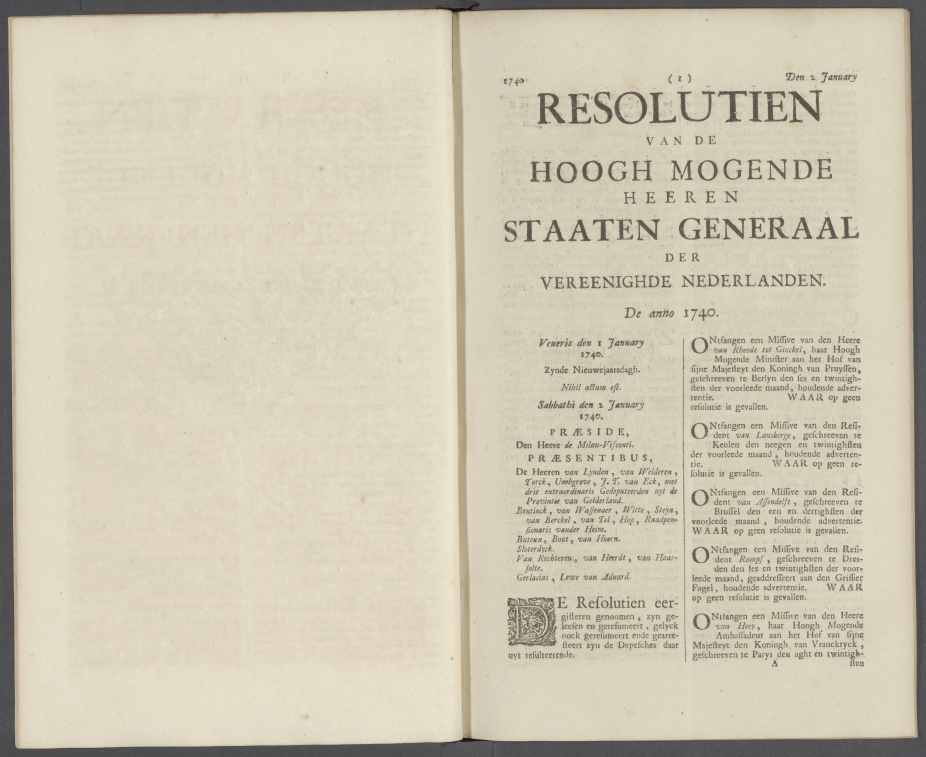
#> input picture src/images/NL-HaNA_1.01.02_3795_0058.jpg, 4628 x 3784 px (shown at 1/5 size)
$ python -i SpreadLevel.py   (imports and definitions only)
#> lines starting #> are read from the running program, lines starting #| are printed output that depends on the picture; after the words box and inside, x2 and y2 are one past the last pixel; in counts of white or black regions, pixels touching at a corner belong together
# AnalyseResolutions - SpreadLevel. Tuomo Toljamo (King's College London; DiXiT) at the Huygens ING (KNAW), 2016.
#
# This PhDWare code-sketch was part of a pilot exploring the use and usefulness of image data and visual information in
# the digital opening of an archival series, the Resolutions of the States General 1576‒1796.
#
# DiXiT (Digital Scholarly Editions Initial Training Network) has been funded from the People Programme (Marie Curie Actions)
# of the European Union's Seventh Framework Programme FP7/2007-2013/ under REA grant agreement n° 317436.

import DocumentImageAnalysis as dia
import Levers
import numpy as np
from scipy.ndimage import interpolation,filters
from PIL import Image
import numpy


# ## BINARISATION ##
# [34 lines left out: function SauvolaBinarise, not called in this run]


def gsauvola(image,sigma=150.0,R=None,k=0.3,filter='uniform',scale=2.0):
    """Perform Sauvola-like binarization.  This uses linear filters to
    compute the local mean and variance at every pixel."""
    # Note! This Sauvola implementation is borrowed from Breuel's OCRopus (Ocropy) toolkit.
    # See: - https://github.com/tmbdev/ocropy/blob/master/OLD/ocropus-sauvola
    #      - Breuel, T. M. (2008) 'The OCRopus Open Source OCR System'.
    # See also Sauvola, J. & M. Pietikäinen (2000) 'Adaptive Document Image Binarisation' Pattern Recognition 33, 225‒36.

    if image.dtype==np.dtype('uint8'): image = image / 256.0
    if len(image.shape)==3: image = np.mean(image,axis=2)
    if filter=="gaussian":
        filter = filters.gaussian_filter
    elif filter=="uniform":
        filter = filters.uniform_filter
    else:
        pass
    scaled = interpolation.zoom(image,1.0/scale,order=0,mode='nearest')
    s1 = filter(np.ones(scaled.shape),sigma)
    sx = filter(scaled,sigma)
    sxx = filter(scaled**2,sigma)
    avg_ = sx / s1
    stddev_ = np.maximum(sxx/s1 - avg_**2,0.0)**0.5
    s0,s1 = avg_.shape
    s0 = int(s0*scale)
    s1 = int(s1*scale)
    avg = np.zeros(image.shape)
    interpolation.zoom(avg_,scale,output=avg[:s0,:s1],order=0,mode='nearest')
    stddev = np.zeros(image.shape)
    interpolation.zoom(stddev_,scale,output=stddev[:s0,:s1],order=0,mode='nearest')
    if R is None: R = np.amax(stddev)
    thresh = avg * (1.0 + k * (stddev / R - 1.0))
    return np.array(255*(image>thresh),'uint8')


# [59 lines left out: function SauvolaBinariseQuadrants, not called in this run]


# [22 lines of commented-out code are left out]

>>> import cv2
>>> picture = cv2.imread('images/NL-HaNA_1.01.02_3795_0058.jpg', cv2.IMREAD_GRAYSCALE)
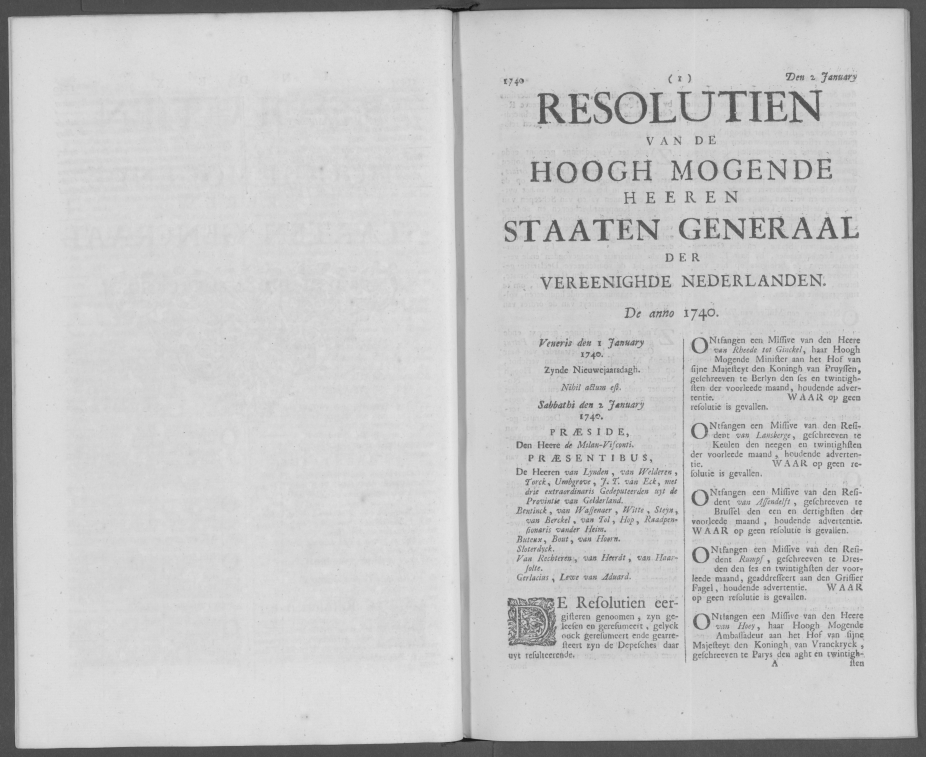
#> picture: shape (3784, 4628) (shown at 1/5 size); min 0, max 235, mean 198.5
>>> result = gsauvola(picture)
#> in gsauvola, `sx = filter(scaled,sigma)`:
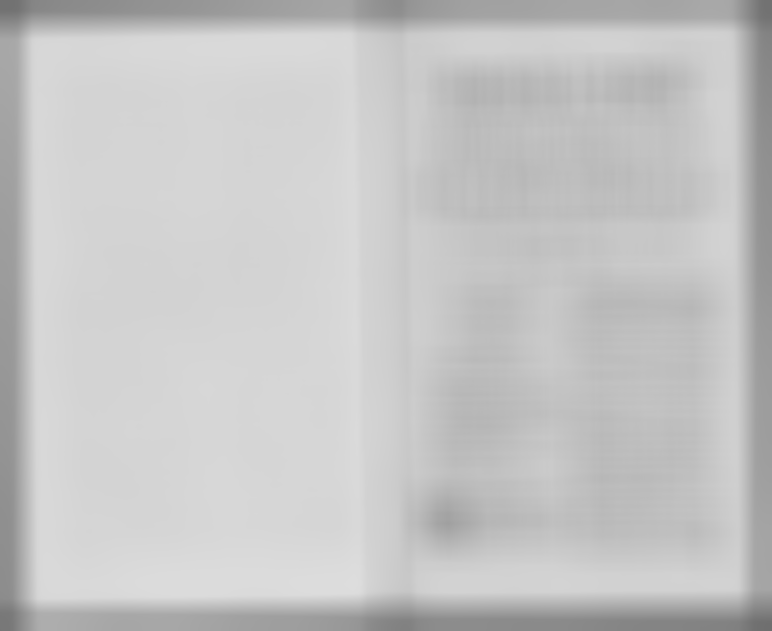
#> sx: shape (1892, 2314) float64 (shown at 1/3 size); min 0.438, max 0.868, mean 0.775
#> in gsauvola, `sxx = filter(scaled**2,sigma)`:
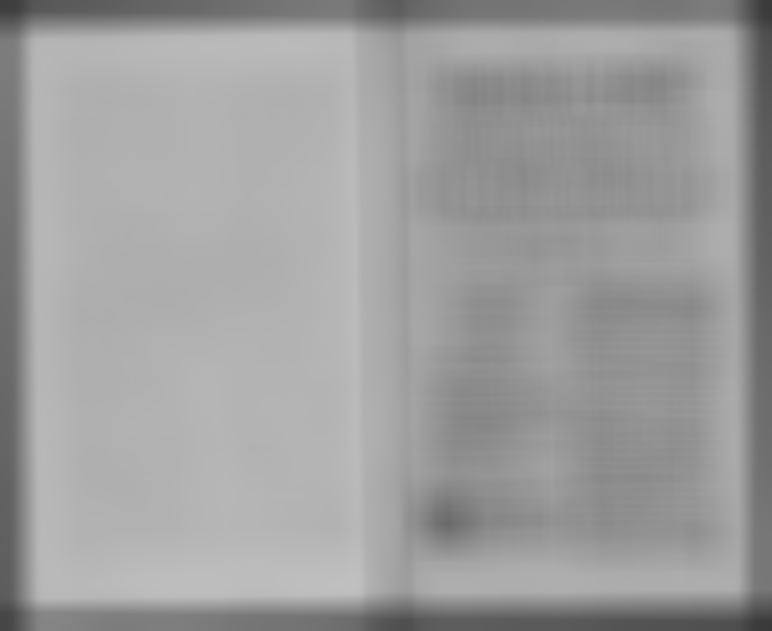
#> sxx: shape (1892, 2314) float64 (shown at 1/3 size); min 0.23, max 0.754, mean 0.621
#> in gsauvola, `stddev_ = np.maximum(sxx/s1 - avg_**2,0.0)**0.5`:
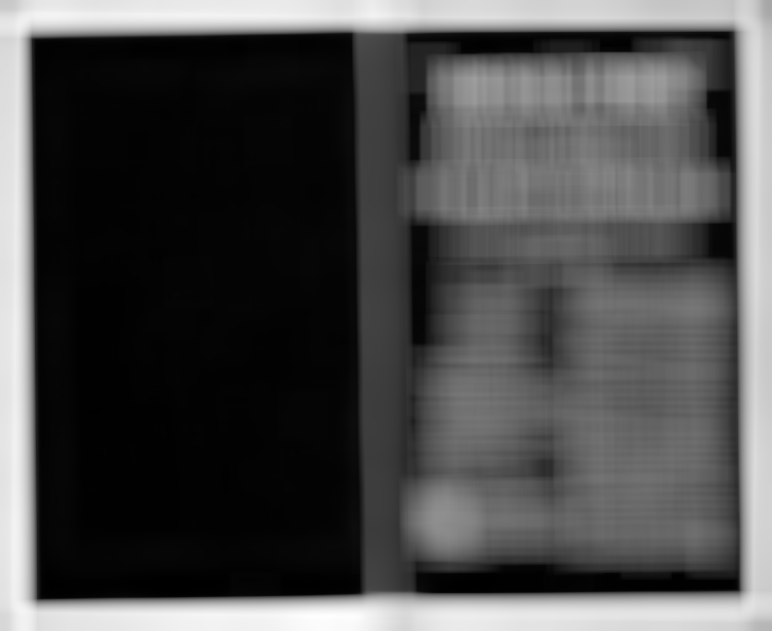
#> stddev_: shape (1892, 2314) float64 (shown at 1/3 size); min 0.00844, max 0.273, mean 0.087; drawn with min black and max white
#> in gsauvola, `return np.array(255*(image>thresh),'uint8')`:
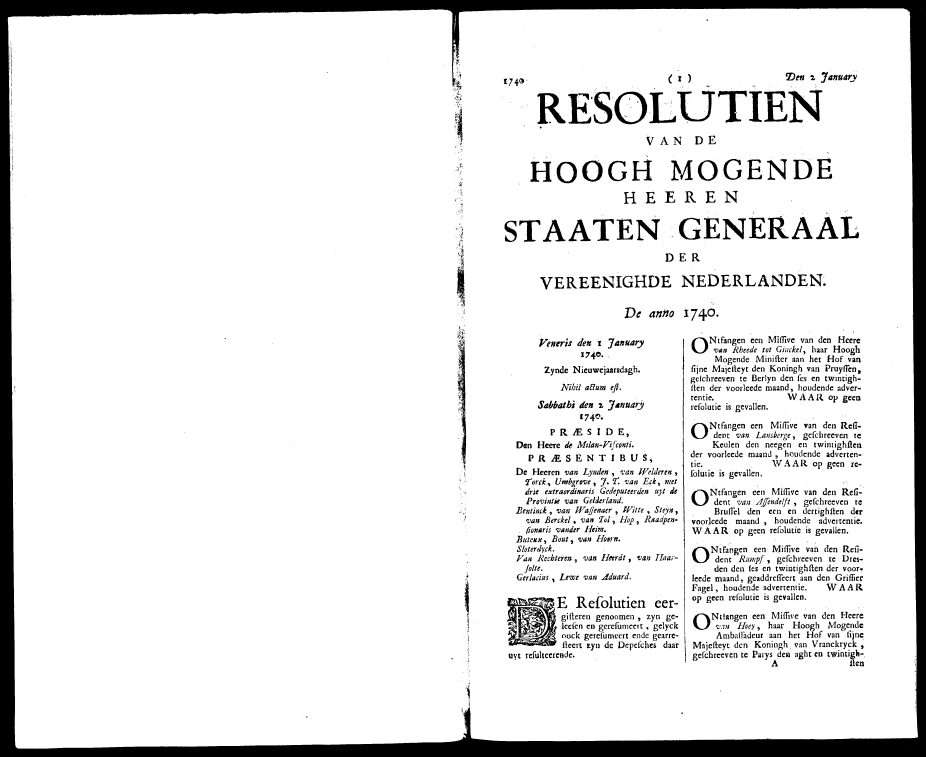
#> returned value: shape (3784, 4628) (shown at 1/5 size); 90.4% white; 3611 black regions (1856 under 20 px), largest, box (x1, y1, x2, y2) and area: (0, 0, 4628, 3784) 1031566, (2537, 2987, 2783, 3231) 20304, (2589, 3035, 2729, 3189) 10098

$ run again, on src/images/NL-HaNA_1.01.02_3795_0059.jpg
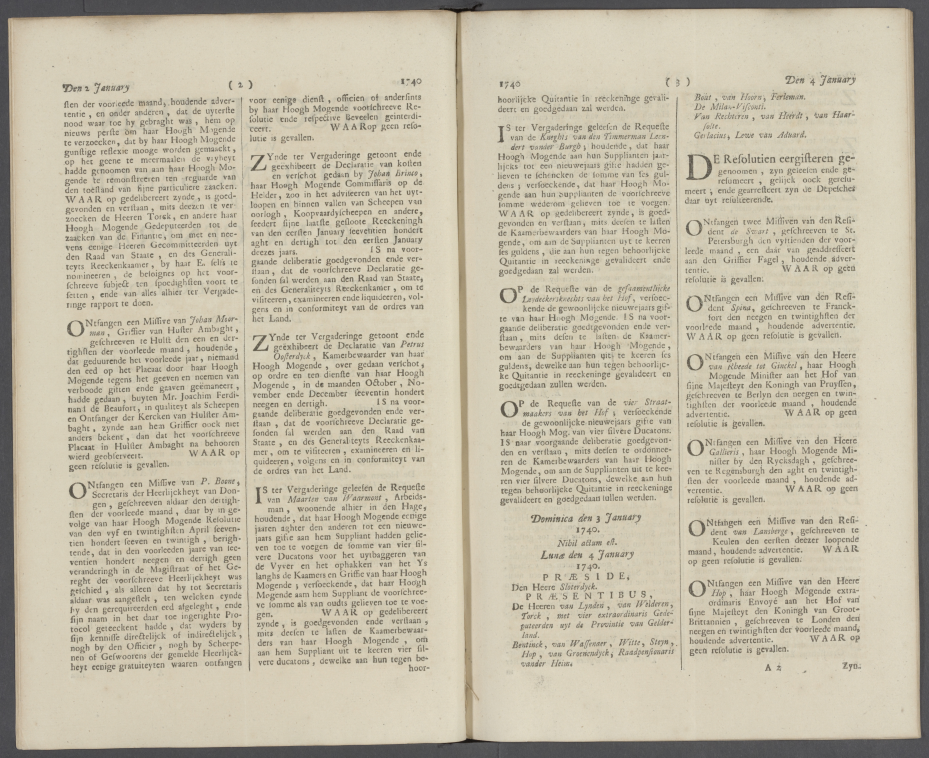
#> input picture src/images/NL-HaNA_1.01.02_3795_0059.jpg, 4644 x 3789 px (shown at 1/5 size)
#> in gsauvola, `stddev_ = np.maximum(sxx/s1 - avg_**2,0.0)**0.5`:
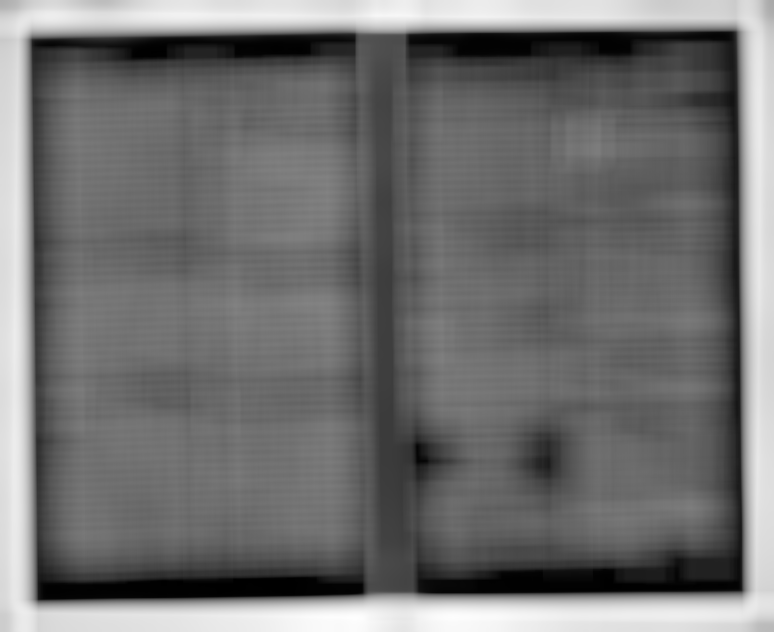
#> stddev_: shape (1894, 2322) float64 (shown at 1/3 size); min 0.0083, max 0.257, mean 0.118; drawn with min black and max white
#> in gsauvola, `return np.array(255*(image>thresh),'uint8')`:
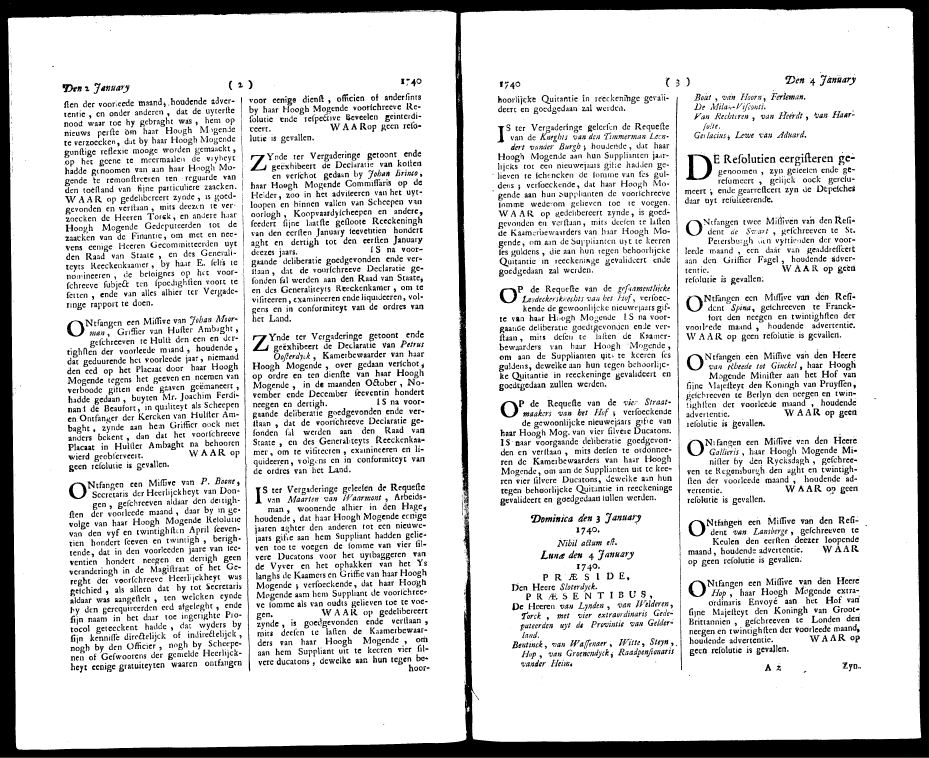
#> returned value: shape (3789, 4644) (shown at 1/5 size); 85% white; 8930 black regions (1469 under 20 px), largest, box (x1, y1, x2, y2) and area: (0, 0, 4644, 3788) 1148851, (3378, 484, 3410, 3350) 9449, (3430, 772, 3560, 900) 6067
